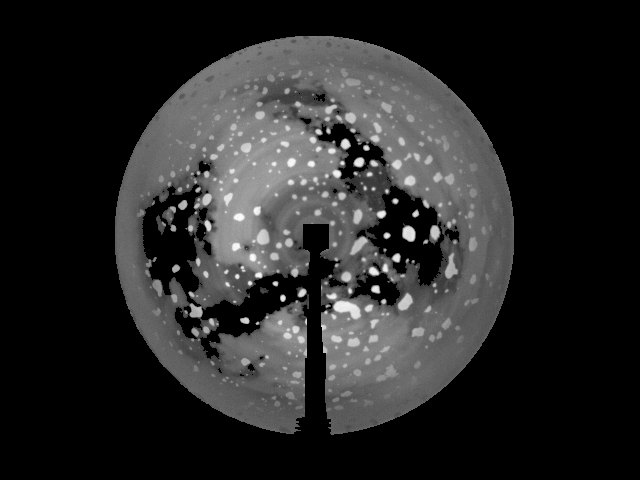
#> input picture Fully_processed/20230807/20230807000000.png, 640 x 480 px, found by its file name; the run also reads 1 picture not shown here
$ python Lk_farneback.py
#> lines starting #> are read from the running program, lines starting #| are printed output that depends on the picture; after the words box and inside, x2 and y2 are one past the last pixel; in counts of white or black regions, pixels touching at a corner belong together
import imageio.v2 as imageio
from PIL import Image
import numpy as np
import matplotlib.pyplot as plt
import blend_modes
from skimage.filters import threshold_yen, threshold_otsu, gaussian
from skimage.measure import label, regionprops
from skimage import measure, color
import cv2
import time
import os


# [44 lines left out: functions TwoDToRGBA, TwoDToRGB, remove_small, create_radial_gradient, multiply_with_gradient, not called in this run]
def segmentation(filepath):
    # Read the JP2 image
#> called with filepath = '20230807/20230807000000.png'
    image = imageio.imread(filepath)
#> image is the input picture: shape (480, 640, 4); mean R, G, B, A 38.9, 38.9, 38.9, 255
    # Image gets converted to int32
    int_img = image.astype(int)
    # # camera mask is multiplied to the image to make it the darkest part of it by -1
    camara = Image.open('camera.png')
    camara = np.asarray(camara)
    # Only the alpha channel is needed, and is divided by 255 to get the number in the range [0,1]
    slicee = camara[:,:,3]/255
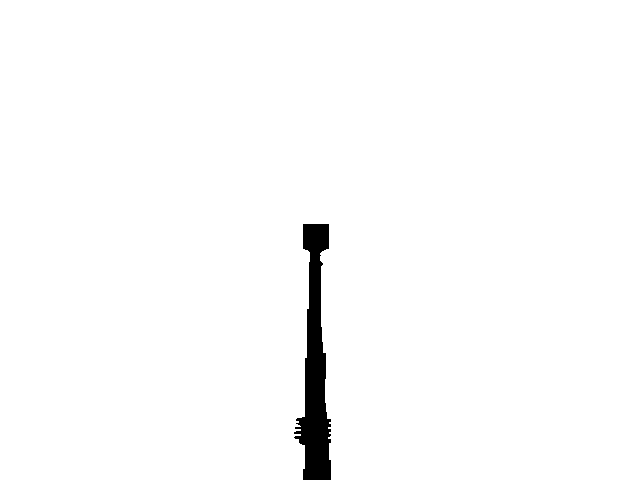
#> slicee: shape (480, 640) float64; values 0 (black) and 1 (white), 98.3% white; 1 black region, box (x1, y1, x2, y2) and area: (294, 224, 331, 480) 5134
#> (the run stopped early here; a loop or call above may not have finished)
